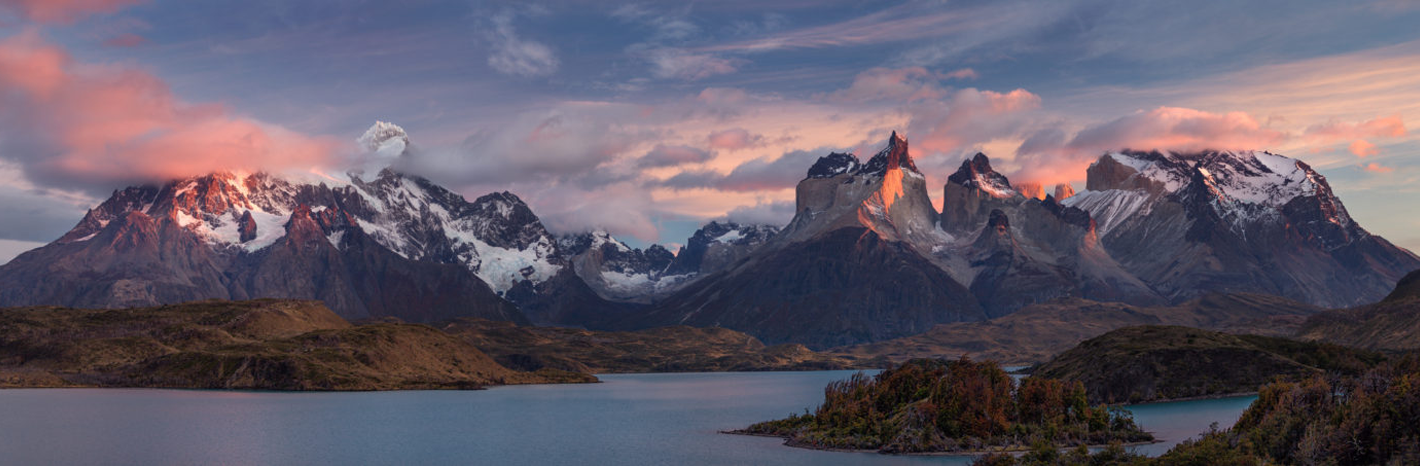
#> input picture mountains-src/torres-del-paine-panorama.png, 1420 x 466 px, found by its file name
$ python mountains_mask.py
#> lines starting #> are read from the running program, lines starting #| are printed output that depends on the picture; after the words box and inside, x2 and y2 are one past the last pixel; in counts of white or black regions, pixels touching at a corner belong together
"""Cut the sky and clouds out of the background mountain photo, for site.js's dotted mountains.

The photo is squashed vertically first (SQUASH), so everything after works on the compressed image and the page's
dots sample it evenly. Clouds are smooth and rock is textured, so the ridge in each column is the first row (from the top) where the local
texture stays high. Everything below the ridge is kept, everything above becomes transparent, with a soft edge.
Clouds hide the top of the left massif, so left of SEAM the photo and its mask come from PATCH instead: a copy of the
same photo with the clouds painted out and the sky plain white, so its sky is just the near-white area joined to the
top edge (snow is never that bright).
Writes a small RGBA image per theme, which the page dithers into dots. RGB is each dot's colour, and alpha is how
dense the dots are there (the sky mask times the tone), so the page just reads it off:
  images/mountains-dark.webp   light dots on black: bright snow and lit rock get the most dots, in the photo's colours
  images/mountains-light.webp  dark dots on white: dark rock gets the most dots, in deepened colours that show on white

    python3 tools/mountains_mask.py
"""
import os
import numpy as np
from PIL import Image
from scipy import ndimage as ndi

SRC = 'mountains-src/torres-del-paine-panorama.png'
SQUASH = 1           # the photo is squashed to this share of its height first (the panorama is already wide and low)
THRESH, RUN = .035, 12   # texture that counts as rock, and how many rows of it in a row mark the ridge
INSET = 6   # rows to pull the edge down by, since the texture blur spreads a little onto the cloud above
PATCH = 'mountains-src/patagonia.jpg'
FIT = (.7864, 5.09, 4.9)   # PATCH onto SRC: scale, then x and y offset in SRC px (matched by feature points)
SEAM, BLEND = 562, 40      # SRC px: PATCH is used left of the valley at SEAM, fading over BLEND
WHITE = .94          # every channel of PATCH above this counts as sky (the brightest snow is about .91)
PATCH_INSET = 3      # px to pull PATCH's edge in by, so the jpeg's pale fringe around the ridge doesn't become dots

src = Image.open(SRC).convert('RGB')
aspect = src.height / src.width * SQUASH
#> aspect = 0.328
WORK = (1000, round(1000 * aspect))   # analysis size
#> WORK = (1000, 328)
SIZE = (960, round(960 * aspect))     # output size: more pixels than dots, so the page samples it sharply
#> SIZE = (960, 315)
im = np.asarray(src.resize(WORK, Image.LANCZOS), dtype=np.float64) / 255
lum = im[..., 0] * .299 + im[..., 1] * .587 + im[..., 2] * .114
hp = lum - ndi.gaussian_filter(lum, 2)
tex = np.sqrt(ndi.gaussian_filter(hp ** 2, 4))

rock = tex > THRESH
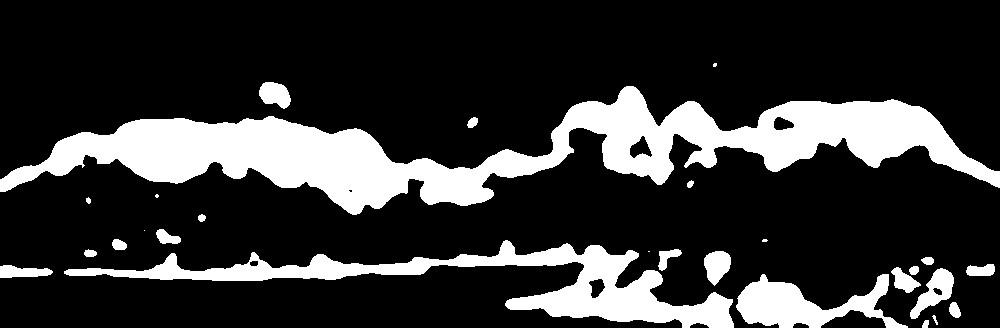
#> rock: shape (328, 1000) bool; 20.4% white; 27 white regions (5 under 20 px), largest, box (x1, y1, x2, y2) and area: (0, 86, 1000, 215) 43576, (64, 240, 734, 328) 14139, (736, 274, 908, 328) 4387
# a row counts once RUN rows starting there are mostly rock
run = ndi.uniform_filter1d(rock.astype(float), RUN, axis=0, origin=-(RUN // 2)) > .8
#> run: shape (328, 1000) bool; 15.3% white; 23 white regions (1 under 20 px), largest, box (x1, y1, x2, y2) and area: (0, 84, 1000, 206) 35959, (509, 243, 734, 328) 5869, (738, 272, 835, 328) 2776
h, w = rock.shape
#> h = 328; w = 1000
ridge = np.array([np.argmax(run[:, x]) if run[:, x].any() else h for x in range(w)], dtype=float)
#> ridge = 1000 values, max 177 at index 0, min 80 at index 265, mean 125.4
ridge = ndi.median_filter(ridge, 9) + INSET   # drop single-column spikes from cloud wisps
#> ridge = 1000 values, max 182 at index 0, min 86 at index 265, mean 131.5

rows = np.arange(h)[:, None]
#> rows = 328 values from 0 to 327
mask = np.clip((rows - ridge[None, :]) / 6 + .5, 0, 1)   # 6px feather at the ridge
mask = ndi.gaussian_filter(mask, 1.5)

# PATCH, moved onto SRC's pixels. its alpha marks where it covers SRC (it falls a few px short of the edges)
k, dx, dy = FIT
patch = Image.open(PATCH).convert('RGBA').transform(src.size, Image.AFFINE, (1 / k, 0, -dx / k, 0, 1 / k, -dy / k),
                                                    Image.BICUBIC, fillcolor=(0, 0, 0, 0))
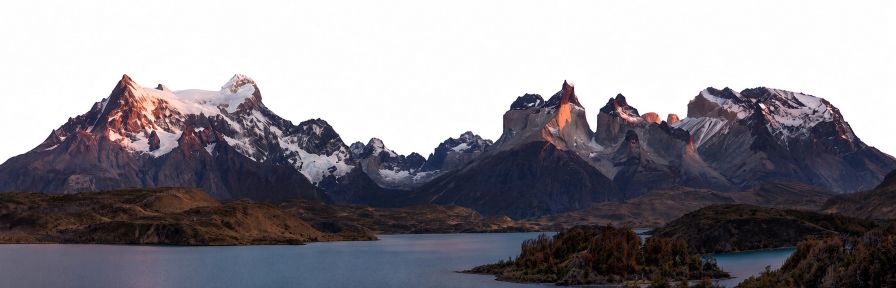
#> input picture mountains-src/patagonia.jpg, 1792 x 576 px, found by its file name (shown at 1/2 size)
patch = np.asarray(patch.resize(WORK, Image.LANCZOS), dtype=np.float64) / 255
#> patch: shape (328, 1000, 4) float64
# the uncovered rows above PATCH count as white too, so its sky still reaches the top edge (SRC is used there anyway)
covered = patch[..., 3] > .5
#> covered: shape (328, 1000) bool; 96.2% white; 1 black region, box (x1, y1, x2, y2) and area: (0, 0, 1000, 328) 12542
above = rows < covered.argmax(axis=0)[None, :]
#> above: shape (328, 1000) bool; 1.2% white; 1 white region, box (x1, y1, x2, y2) and area: (3, 0, 996, 4) 3972
labels, _ = ndi.label((patch[..., :3].min(axis=2) > WHITE) | above)
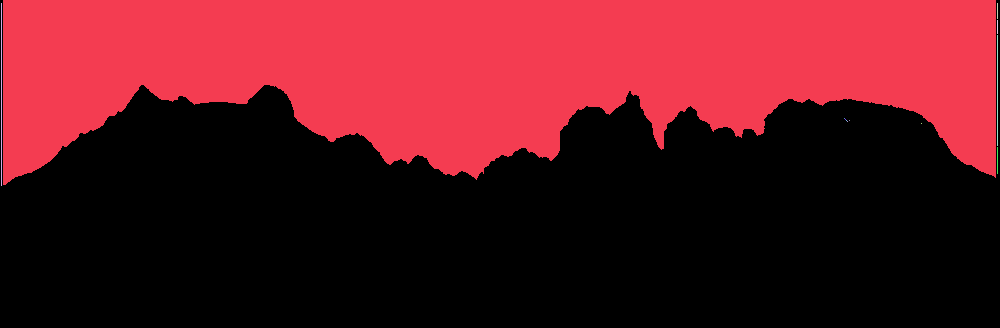
#> labels: shape (328, 1000) int32; 13 distinct labels, from 0 to 12; one colour per label, 0 black
sky = np.isin(labels, np.setdiff1d(labels[0], 0))   # the white areas touching the top edge
#> sky: shape (328, 1000) bool; 38.9% white; 1 white region, box (x1, y1, x2, y2) and area: (3, 0, 996, 185) 127537
patch_mask = ndi.gaussian_filter(ndi.binary_erosion(~sky, iterations=PATCH_INSET).astype(float), 1.5)

cols = np.arange(w) * src.width / w
#> cols = 1000 values from 0 to 1418.6
use = (np.clip((SEAM - cols) / BLEND + .5, 0, 1)[None, :] * patch[..., 3])[..., None]
im = im * (1 - use) + patch[..., :3] * use
lum = im[..., 0] * .299 + im[..., 1] * .587 + im[..., 2] * .114
mask = mask * (1 - use[..., 0]) + patch_mask * use[..., 0]

if os.environ.get('MASK_PREVIEW'):   # MASK_PREVIEW=out.png also saves the photo over magenta where it's cut out
    Image.fromarray((np.dstack([im, mask]) * 255).round().astype(np.uint8)).save(os.environ['MASK_PREVIEW'])

def saturate(rgb, k):
#> called with k = 1.3
    grey = rgb.mean(axis=2, keepdims=True)
    return np.clip(grey + (rgb - grey) * k, 0, 1)

def stretch(tone):
    # spread the mountain's tones over the full range (2nd to 98th percentile inside the mask), so a dim photo still
    # gets its densest dots on its brightest rock
    lo, hi = np.percentile(tone[mask > .5], [2, 98])
#> lo = 0.056; hi = 0.715
    return np.clip((tone - lo) / (hi - lo), 0, 1)
#> returned value: shape (328, 1000) float64

def define(tone, amount=1.4, radius=3):
    # local contrast (an unsharp mask), so ridgelines, rock faces and snow edges read as dots instead of blurring
#> called with amount = 1.4, radius = 3
    return np.clip(tone + amount * (tone - ndi.gaussian_filter(tone, radius)), 0, 1)

def hue(rgb, level, white=0):
    # keep each pixel's hue but set its brightness: the photo is dusk-dark, and a dot in its true colour vanishes on a
    # dark page. level scales the brightest channel; white mixes towards white for a lighter tint
    peak = np.maximum(rgb.max(axis=2, keepdims=True), 1e-3)
    return np.clip(rgb / peak * level * (1 - white) + white, 0, 1)

THEMES = {
    'dark': (hue(saturate(im, 1.3), .95, .2), define(stretch(lum) ** .9)),
    # the photo is mostly dark rock, so inverted it would be dense almost everywhere: a steep curve keeps the dense
    # dots for the darkest rock and opens up the rest, so the shapes read on white
    'light': (hue(saturate(im, 2.8), .5), define(stretch(1 - lum) ** 2, 1.8)),
}
#> call 2 of hue, with level = 0.5, white = 0
#> in hue (call 2), `return np.clip(rgb / peak * level * (1 - white) + white, 0, 1)`:
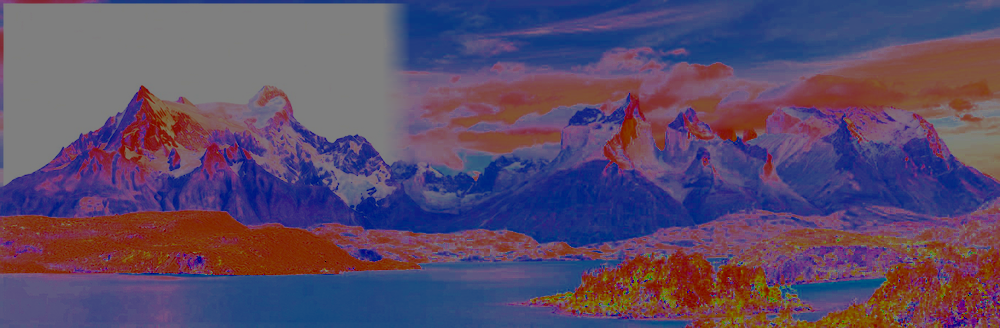
#> returned value: shape (328, 1000, 3) float64; mean of channels 0, 1, 2 0.361, 0.296, 0.417; drawn as R, G, B
#> call 2 of define, with amount = 1.8, radius = 3
#> in define (call 2), `return np.clip(tone + amount * (tone - ndi.gaussian_filter(tone, radiu..`:
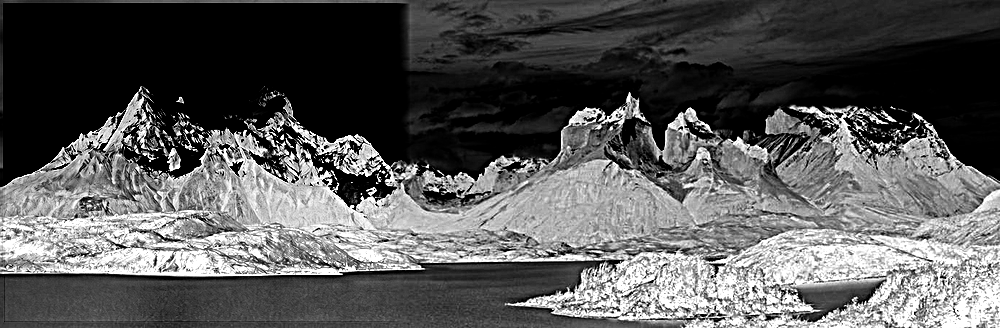
#> returned value: shape (328, 1000) float64; min 0, max 1, mean 0.349
for theme, (colour, tone) in THEMES.items():
    out_path = f'images/mountains-{theme}.webp'
    rgba = np.dstack([colour, mask * tone])
    out = Image.fromarray((rgba * 255).round().astype(np.uint8)).resize(SIZE, Image.LANCZOS)
    out.save(out_path, quality=85, alpha_quality=70, method=6)   # alpha is tone, so it can be lossy too
    print(out_path, out.size)
#> this loop made 2 passes
#> (theme, out_path) on passes 1 to 2: ('dark', 'images/mountains-dark.webp'), ('light', 'images/mountains-light.webp')
#| images/mountains-dark.webp (960, 315)
#| images/mountains-light.webp (960, 315)
#> pass 1, `rgba = np.dstack([colour, mask * tone])`:
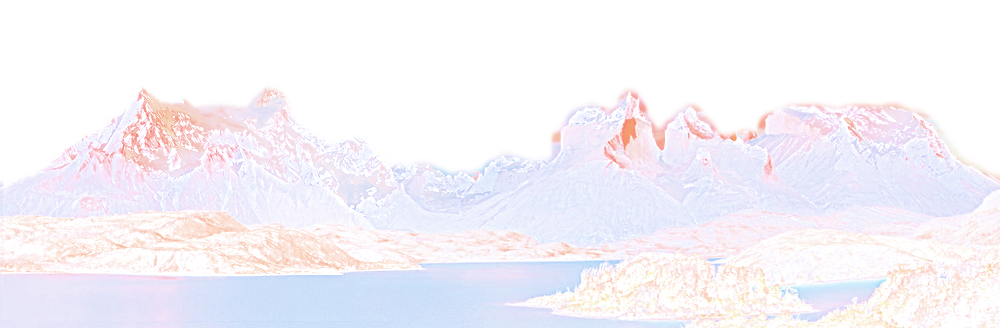
#> rgba: shape (328, 1000, 4) float64; mean of channels 0, 1, 2, 3 0.835, 0.777, 0.882, 0.202; transparent parts drawn white
#> pass 2, `out = Image.fromarray((rgba * 255).round().astype(np.uint8)).resize(SI..`:
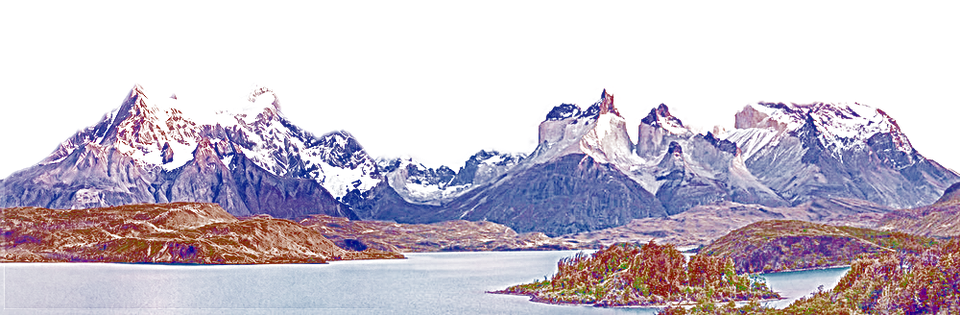
#> out: PIL image 960x315 RGBA; mean R, G, B, A 48.2, 34.8, 58.7, 82.2; transparent parts drawn white
